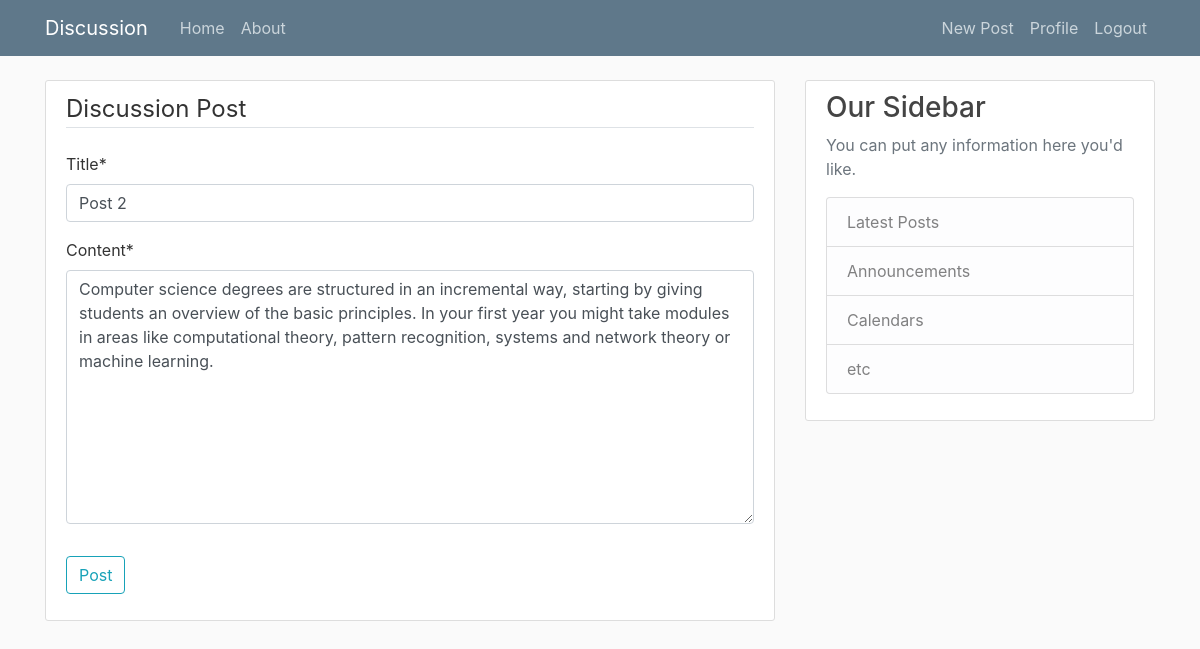
The app's page /post/5/update/ (signed in) with its own data.
### academia/models.py (models this page shows, shortened)
class Post(models.Model):
    title = models.CharField(max_length=100)
    content = models.TextField()
    date_posted = models.DateTimeField(default=timezone.now)
    author = models.ForeignKey(User, on_delete=models.CASCADE)

### academia/views.py (the view, shortened to what this page needs)
# urls.py: path('post/<int:pk>/update/', PostUpdateView.as_view(), name='post-update'),
class PostUpdateView(LoginRequiredMixin, UserPassesTestMixin, UpdateView):
    model = Post
    fields = ['title', 'content']
    def test_func(self):
        post = self.get_object()
        if self.request.user == post.author:
            return True
        return False

### academia/templates/academia/post_form.html (shortened to what this page needs)
{% extends "academia/base_discussion.html" %}
{% load crispy_forms_tags %} {% block content %}
<div class="content-section">
  <form method="POST">
    <fieldset class="form-group">
      <legend class="border-bottom mb-4">Discussion Post</legend>
      {{ form|crispy }}
    </fieldset>
    <div class="form-group">
      <button class="btn btn-outline-info" type="submit">Post</button>
    </div>
  </form>
</div>
{% endblock content %}

### academia/static/academia/main.css (style rules this page uses)
body { background: #fafafa; color: #333333; margin-top: 5rem; }
.content-section { background: #ffffff; padding: 10px 20px; border: 1px solid #dddddd; border-radius: 3px; margin-bottom: 20px; }

### records on screen
Post: title "Post 2", content "Computer science degrees are structured in an incremental way, starting by giving students an overview of the basic principles. In your first year you might take modules in areas like computational theory, pattern recognition, systems and network theory or machine learning."
